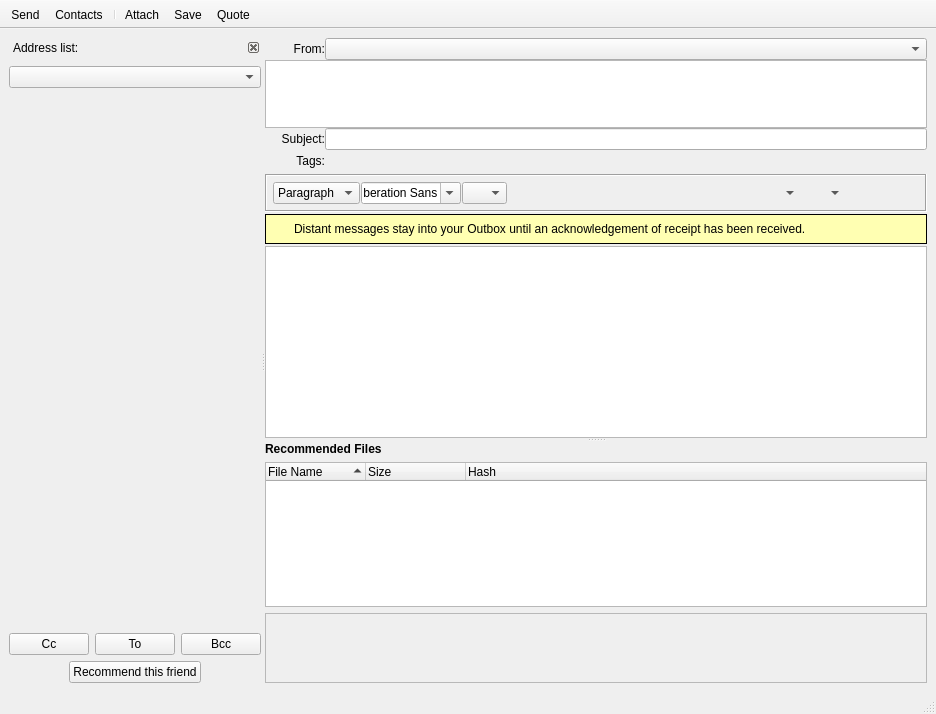
<?xml version="1.0" encoding="UTF-8"?>
<ui version="4.0">
 <class>MessageComposer</class>
 <widget class="QMainWindow" name="MessageComposer">
  <property name="geometry">
   <rect>
    <x>0</x>
    <y>0</y>
    <width>936</width>
    <height>714</height>
   </rect>
  </property>
  <property name="windowTitle">
   <string>Compose</string>
  </property>
  <property name="windowIcon">
   <iconset resource="../images.qrc">
    <normaloff>:/images/folder-draft.png</normaloff>:/images/folder-draft.png</iconset>
  </property>
  <widget class="QWidget" name="centralwidget">
   <layout class="QGridLayout" name="centralwidgetGLayout">
    <item row="0" column="0">
     <widget class="QSplitter" name="centralwidgetHSplitter">
      <property name="orientation">
       <enum>Qt::Horizontal</enum>
      </property>
      <widget class="QDockWidget" name="contactsdockWidget">
       <property name="sizePolicy">
        <sizepolicy hsizetype="Preferred" vsizetype="Preferred">
         <horstretch>0</horstretch>
         <verstretch>0</verstretch>
        </sizepolicy>
       </property>
       <property name="maximumSize">
        <size>
         <width>300</width>
         <height>524287</height>
        </size>
       </property>
       <property name="sizeIncrement">
        <size>
         <width>220</width>
         <height>0</height>
        </size>
       </property>
       <property name="baseSize">
        <size>
         <width>0</width>
         <height>0</height>
        </size>
       </property>
       <property name="floating">
        <bool>false</bool>
       </property>
       <property name="features">
        <set>QDockWidget::DockWidgetClosable</set>
       </property>
       <property name="windowTitle">
        <string>Address list:</string>
       </property>
       <widget class="QWidget" name="dockWidgetContents">
        <layout class="QVBoxLayout" name="dockWidgetContentsVLayout">
         <property name="leftMargin">
          <number>0</number>
         </property>
         <property name="rightMargin">
          <number>0</number>
         </property>
         <property name="bottomMargin">
          <number>0</number>
         </property>
         <item>
          <widget class="QComboBox" name="filterComboBox"/>
         </item>
         <item>
          <widget class="FriendSelectionWidget" name="friendSelectionWidget" native="true">
           <property name="sizePolicy">
            <sizepolicy hsizetype="Preferred" vsizetype="Expanding">
             <horstretch>0</horstretch>
             <verstretch>4</verstretch>
            </sizepolicy>
           </property>
           <property name="minimumSize">
            <size>
             <width>20</width>
             <height>0</height>
            </size>
           </property>
           <property name="maximumSize">
            <size>
             <width>300</width>
             <height>16777215</height>
            </size>
           </property>
           <property name="sizeIncrement">
            <size>
             <width>220</width>
             <height>0</height>
            </size>
           </property>
           <property name="baseSize">
            <size>
             <width>200</width>
             <height>0</height>
            </size>
           </property>
           <property name="contextMenuPolicy">
            <enum>Qt::CustomContextMenu</enum>
           </property>
          </widget>
         </item>
         <item>
          <layout class="QVBoxLayout" name="addButtonVLayout">
           <item>
            <layout class="QHBoxLayout" name="addButtonHLayout">
             <item>
              <widget class="QPushButton" name="addCcButton">
               <property name="sizePolicy">
                <sizepolicy hsizetype="Fixed" vsizetype="Fixed">
                 <horstretch>0</horstretch>
                 <verstretch>0</verstretch>
                </sizepolicy>
               </property>
               <property name="text">
                <string>Cc</string>
               </property>
              </widget>
             </item>
             <item>
              <widget class="QPushButton" name="addToButton">
               <property name="sizePolicy">
                <sizepolicy hsizetype="Fixed" vsizetype="Fixed">
                 <horstretch>0</horstretch>
                 <verstretch>0</verstretch>
                </sizepolicy>
               </property>
               <property name="text">
                <string>To</string>
               </property>
              </widget>
             </item>
             <item>
              <widget class="QPushButton" name="addBccButton">
               <property name="sizePolicy">
                <sizepolicy hsizetype="Fixed" vsizetype="Fixed">
                 <horstretch>0</horstretch>
                 <verstretch>0</verstretch>
                </sizepolicy>
               </property>
               <property name="text">
                <string>Bcc</string>
               </property>
              </widget>
             </item>
            </layout>
           </item>
           <item>
            <layout class="QHBoxLayout" name="recommendHLayout">
             <item>
              <widget class="QPushButton" name="addRecommendButton">
               <property name="sizePolicy">
                <sizepolicy hsizetype="Fixed" vsizetype="Fixed">
                 <horstretch>0</horstretch>
                 <verstretch>0</verstretch>
                </sizepolicy>
               </property>
               <property name="text">
                <string>Recommend this friend</string>
               </property>
              </widget>
             </item>
            </layout>
           </item>
          </layout>
         </item>
        </layout>
       </widget>
      </widget>
      <widget class="QSplitter" name="messageSplitter">
       <property name="orientation">
        <enum>Qt::Vertical</enum>
       </property>
       <widget class="QWidget" name="layoutWidget">
        <layout class="QGridLayout" name="messageGLayout">
         <property name="verticalSpacing">
          <number>2</number>
         </property>
         <item row="4" column="0">
          <widget class="QFrame" name="toolBarFrame">
           <property name="maximumSize">
            <size>
             <width>16777215</width>
             <height>38</height>
            </size>
           </property>
           <property name="frameShape">
            <enum>QFrame::Box</enum>
           </property>
           <property name="frameShadow">
            <enum>QFrame::Sunken</enum>
           </property>
           <layout class="QGridLayout" name="toolBarFrameGLayout">
            <property name="leftMargin">
             <number>6</number>
            </property>
            <property name="topMargin">
             <number>6</number>
            </property>
            <property name="rightMargin">
             <number>6</number>
            </property>
            <property name="bottomMargin">
             <number>6</number>
            </property>
            <item row="0" column="0">
             <layout class="QGridLayout" name="toolButtonGLayout">
              <property name="horizontalSpacing">
               <number>1</number>
              </property>
              <item row="0" column="0">
               <widget class="QComboBox" name="comboStyle">
                <property name="maximumSize">
                 <size>
                  <width>16777215</width>
                  <height>16777215</height>
                 </size>
                </property>
                <property name="focusPolicy">
                 <enum>Qt::ClickFocus</enum>
                </property>
                <item>
                 <property name="text">
                  <string>Paragraph</string>
                 </property>
                </item>
                <item>
                 <property name="text">
                  <string>Heading 1</string>
                 </property>
                </item>
                <item>
                 <property name="text">
                  <string>Heading 2</string>
                 </property>
                </item>
                <item>
                 <property name="text">
                  <string>Heading 2</string>
                 </property>
                </item>
                <item>
                 <property name="text">
                  <string>Heading 3</string>
                 </property>
                </item>
                <item>
                 <property name="text">
                  <string>Heading 4</string>
                 </property>
                </item>
                <item>
                 <property name="text">
                  <string>Heading 5</string>
                 </property>
                </item>
                <item>
                 <property name="text">
                  <string>Heading 6</string>
                 </property>
                </item>
               </widget>
              </item>
              <item row="0" column="1">
               <widget class="QFontComboBox" name="comboFont">
                <property name="maximumSize">
                 <size>
                  <width>100</width>
                  <height>16777215</height>
                 </size>
                </property>
                <property name="focusPolicy">
                 <enum>Qt::ClickFocus</enum>
                </property>
               </widget>
              </item>
              <item row="0" column="2">
               <widget class="QComboBox" name="comboSize">
                <property name="maximumSize">
                 <size>
                  <width>45</width>
                  <height>16777215</height>
                 </size>
                </property>
                <property name="focusPolicy">
                 <enum>Qt::ClickFocus</enum>
                </property>
                <property name="toolTip">
                 <string>Font size</string>
                </property>
                <property name="iconSize">
                 <size>
                  <width>22</width>
                  <height>22</height>
                 </size>
                </property>
               </widget>
              </item>
              <item row="0" column="5">
               <widget class="QToolButton" name="sizeincreaseButton">
                <property name="maximumSize">
                 <size>
                  <width>1677</width>
                  <height>1677</height>
                 </size>
                </property>
                <property name="focusPolicy">
                 <enum>Qt::NoFocus</enum>
                </property>
                <property name="toolTip">
                 <string>Increase font size</string>
                </property>
                <property name="text">
                 <string/>
                </property>
                <property name="icon">
                 <iconset resource="../images.qrc">
                  <normaloff>:/images/textedit/format_font_size_more.png</normaloff>:/images/textedit/format_font_size_more.png</iconset>
                </property>
                <property name="iconSize">
                 <size>
                  <width>24</width>
                  <height>24</height>
                 </size>
                </property>
                <property name="autoRaise">
                 <bool>true</bool>
                </property>
               </widget>
              </item>
              <item row="0" column="6">
               <widget class="QToolButton" name="sizedecreaseButton">
                <property name="maximumSize">
                 <size>
                  <width>167</width>
                  <height>167</height>
                 </size>
                </property>
                <property name="focusPolicy">
                 <enum>Qt::NoFocus</enum>
                </property>
                <property name="toolTip">
                 <string>Decrease font size</string>
                </property>
                <property name="text">
                 <string/>
                </property>
                <property name="icon">
                 <iconset resource="../images.qrc">
                  <normaloff>:/images/textedit/format_font_size_less.png</normaloff>:/images/textedit/format_font_size_less.png</iconset>
                </property>
                <property name="iconSize">
                 <size>
                  <width>24</width>
                  <height>24</height>
                 </size>
                </property>
                <property name="autoRaise">
                 <bool>true</bool>
                </property>
               </widget>
              </item>
              <item row="0" column="7">
               <widget class="QToolButton" name="boldbtn">
                <property name="minimumSize">
                 <size>
                  <width>0</width>
                  <height>0</height>
                 </size>
                </property>
                <property name="maximumSize">
                 <size>
                  <width>1677</width>
                  <height>1677</height>
                 </size>
                </property>
                <property name="focusPolicy">
                 <enum>Qt::NoFocus</enum>
                </property>
                <property name="toolTip">
                 <string>Bold</string>
                </property>
                <property name="text">
                 <string/>
                </property>
                <property name="icon">
                 <iconset resource="../images.qrc">
                  <normaloff>:/images/textedit/textbold.png</normaloff>:/images/textedit/textbold.png</iconset>
                </property>
                <property name="iconSize">
                 <size>
                  <width>24</width>
                  <height>24</height>
                 </size>
                </property>
                <property name="checkable">
                 <bool>true</bool>
                </property>
                <property name="autoRaise">
                 <bool>true</bool>
                </property>
               </widget>
              </item>
              <item row="0" column="9">
               <widget class="QToolButton" name="italicbtn">
                <property name="minimumSize">
                 <size>
                  <width>0</width>
                  <height>0</height>
                 </size>
                </property>
                <property name="maximumSize">
                 <size>
                  <width>167</width>
                  <height>167</height>
                 </size>
                </property>
                <property name="focusPolicy">
                 <enum>Qt::NoFocus</enum>
                </property>
                <property name="toolTip">
                 <string>Italic</string>
                </property>
                <property name="text">
                 <string/>
                </property>
                <property name="icon">
                 <iconset resource="../images.qrc">
                  <normaloff>:/images/textedit/textitalic.png</normaloff>:/images/textedit/textitalic.png</iconset>
                </property>
                <property name="iconSize">
                 <size>
                  <width>24</width>
                  <height>24</height>
                 </size>
                </property>
                <property name="checkable">
                 <bool>true</bool>
                </property>
                <property name="autoRaise">
                 <bool>true</bool>
                </property>
               </widget>
              </item>
              <item row="0" column="14">
               <widget class="QToolButton" name="imagebtn">
                <property name="minimumSize">
                 <size>
                  <width>0</width>
                  <height>0</height>
                 </size>
                </property>
                <property name="maximumSize">
                 <size>
                  <width>167</width>
                  <height>167</height>
                 </size>
                </property>
                <property name="focusPolicy">
                 <enum>Qt::NoFocus</enum>
                </property>
                <property name="toolTip">
                 <string>Add an Image</string>
                </property>
                <property name="text">
                 <string/>
                </property>
                <property name="icon">
                 <iconset resource="../images.qrc">
                  <normaloff>:/images/add_image24.png</normaloff>:/images/add_image24.png</iconset>
                </property>
                <property name="iconSize">
                 <size>
                  <width>24</width>
                  <height>24</height>
                 </size>
                </property>
                <property name="autoRaise">
                 <bool>true</bool>
                </property>
               </widget>
              </item>
              <item row="0" column="13">
               <widget class="QToolButton" name="textalignmentbtn">
                <property name="minimumSize">
                 <size>
                  <width>0</width>
                  <height>0</height>
                 </size>
                </property>
                <property name="maximumSize">
                 <size>
                  <width>167</width>
                  <height>167</height>
                 </size>
                </property>
                <property name="focusPolicy">
                 <enum>Qt::NoFocus</enum>
                </property>
                <property name="toolTip">
                 <string>Alignment</string>
                </property>
                <property name="text">
                 <string/>
                </property>
                <property name="iconSize">
                 <size>
                  <width>24</width>
                  <height>24</height>
                 </size>
                </property>
                <property name="popupMode">
                 <enum>QToolButton::MenuButtonPopup</enum>
                </property>
                <property name="autoRaise">
                 <bool>true</bool>
                </property>
               </widget>
              </item>
              <item row="0" column="10">
               <widget class="QToolButton" name="codeButton">
                <property name="focusPolicy">
                 <enum>Qt::NoFocus</enum>
                </property>
                <property name="toolTip">
                 <string>Sets text font to code style</string>
                </property>
                <property name="text">
                 <string/>
                </property>
                <property name="icon">
                 <iconset resource="../images.qrc">
                  <normaloff>:/images/textedit/hi22-action-format-text-code.png</normaloff>:/images/textedit/hi22-action-format-text-code.png</iconset>
                </property>
                <property name="iconSize">
                 <size>
                  <width>22</width>
                  <height>22</height>
                 </size>
                </property>
                <property name="autoRaise">
                 <bool>true</bool>
                </property>
               </widget>
              </item>
              <item row="0" column="17">
               <spacer>
                <property name="orientation">
                 <enum>Qt::Horizontal</enum>
                </property>
                <property name="sizeHint" stdset="0">
                 <size>
                  <width>20</width>
                  <height>24</height>
                 </size>
                </property>
               </spacer>
              </item>
              <item row="0" column="8">
               <widget class="QToolButton" name="underlinebtn">
                <property name="minimumSize">
                 <size>
                  <width>0</width>
                  <height>0</height>
                 </size>
                </property>
                <property name="maximumSize">
                 <size>
                  <width>167</width>
                  <height>167</height>
                 </size>
                </property>
                <property name="focusPolicy">
                 <enum>Qt::NoFocus</enum>
                </property>
                <property name="toolTip">
                 <string>Underline</string>
                </property>
                <property name="text">
                 <string/>
                </property>
                <property name="icon">
                 <iconset resource="../images.qrc">
                  <normaloff>:/images/textedit/textunder.png</normaloff>:/images/textedit/textunder.png</iconset>
                </property>
                <property name="iconSize">
                 <size>
                  <width>24</width>
                  <height>24</height>
                 </size>
                </property>
                <property name="checkable">
                 <bool>true</bool>
                </property>
                <property name="autoRaise">
                 <bool>true</bool>
                </property>
               </widget>
              </item>
              <item row="0" column="15">
               <widget class="QToolButton" name="emoticonButton">
                <property name="focusPolicy">
                 <enum>Qt::NoFocus</enum>
                </property>
                <property name="icon">
                 <iconset resource="../emojione.qrc">
                  <normaloff>:/emojione/1F603.png</normaloff>:/emojione/1F603.png</iconset>
                </property>
                <property name="iconSize">
                 <size>
                  <width>24</width>
                  <height>24</height>
                 </size>
                </property>
                <property name="autoRaise">
                 <bool>true</bool>
                </property>
               </widget>
              </item>
              <item row="0" column="3">
               <widget class="QToolButton" name="colorbtn">
                <property name="minimumSize">
                 <size>
                  <width>0</width>
                  <height>0</height>
                 </size>
                </property>
                <property name="maximumSize">
                 <size>
                  <width>167</width>
                  <height>167</height>
                 </size>
                </property>
                <property name="focusPolicy">
                 <enum>Qt::NoFocus</enum>
                </property>
                <property name="toolTip">
                 <string>Set Text color</string>
                </property>
                <property name="text">
                 <string/>
                </property>
                <property name="autoRaise">
                 <bool>true</bool>
                </property>
               </widget>
              </item>
              <item row="0" column="4">
               <widget class="QToolButton" name="color2btn">
                <property name="toolTip">
                 <string>Set Text background color</string>
                </property>
                <property name="text">
                 <string/>
                </property>
                <property name="autoRepeat">
                 <bool>false</bool>
                </property>
                <property name="autoRaise">
                 <bool>true</bool>
                </property>
               </widget>
              </item>
              <item row="0" column="11">
               <widget class="QToolButton" name="styleButton">
                <property name="text">
                 <string/>
                </property>
                <property name="icon">
                 <iconset resource="../images.qrc">
                  <normaloff>:/images/textedit/format-list-unordered.png</normaloff>:/images/textedit/format-list-unordered.png</iconset>
                </property>
                <property name="iconSize">
                 <size>
                  <width>22</width>
                  <height>22</height>
                 </size>
                </property>
                <property name="checkable">
                 <bool>false</bool>
                </property>
                <property name="popupMode">
                 <enum>QToolButton::MenuButtonPopup</enum>
                </property>
                <property name="autoRaise">
                 <bool>true</bool>
                </property>
               </widget>
              </item>
             </layout>
            </item>
           </layout>
          </widget>
         </item>
         <item row="6" column="0">
          <widget class="MimeTextEdit" name="msgText">
           <property name="sizePolicy">
            <sizepolicy hsizetype="Expanding" vsizetype="MinimumExpanding">
             <horstretch>4</horstretch>
             <verstretch>4</verstretch>
            </sizepolicy>
           </property>
           <property name="textInteractionFlags">
            <set>Qt::TextEditorInteraction</set>
           </property>
          </widget>
         </item>
         <item row="5" column="0">
          <widget class="QFrame" name="distantFrame">
           <property name="palette">
            <palette>
             <active>
              <colorrole role="Base">
               <brush brushstyle="SolidPattern">
                <color alpha="255">
                 <red>255</red>
                 <green>255</green>
                 <blue>255</blue>
                </color>
               </brush>
              </colorrole>
              <colorrole role="Window">
               <brush brushstyle="SolidPattern">
                <color alpha="255">
                 <red>255</red>
                 <green>255</green>
                 <blue>178</blue>
                </color>
               </brush>
              </colorrole>
             </active>
             <inactive>
              <colorrole role="Base">
               <brush brushstyle="SolidPattern">
                <color alpha="255">
                 <red>255</red>
                 <green>255</green>
                 <blue>255</blue>
                </color>
               </brush>
              </colorrole>
              <colorrole role="Window">
               <brush brushstyle="SolidPattern">
                <color alpha="255">
                 <red>255</red>
                 <green>255</green>
                 <blue>178</blue>
                </color>
               </brush>
              </colorrole>
             </inactive>
             <disabled>
              <colorrole role="Base">
               <brush brushstyle="SolidPattern">
                <color alpha="255">
                 <red>255</red>
                 <green>255</green>
                 <blue>178</blue>
                </color>
               </brush>
              </colorrole>
              <colorrole role="Window">
               <brush brushstyle="SolidPattern">
                <color alpha="255">
                 <red>255</red>
                 <green>255</green>
                 <blue>178</blue>
                </color>
               </brush>
              </colorrole>
             </disabled>
            </palette>
           </property>
           <property name="autoFillBackground">
            <bool>true</bool>
           </property>
           <property name="styleSheet">
            <string notr="true"/>
           </property>
           <property name="frameShape">
            <enum>QFrame::Box</enum>
           </property>
           <layout class="QHBoxLayout" name="distantFrameHLayout">
            <property name="leftMargin">
             <number>6</number>
            </property>
            <property name="topMargin">
             <number>6</number>
            </property>
            <property name="rightMargin">
             <number>6</number>
            </property>
            <property name="bottomMargin">
             <number>6</number>
            </property>
            <item>
             <widget class="QLabel" name="infoPixmap">
              <property name="maximumSize">
               <size>
                <width>16</width>
                <height>16</height>
               </size>
              </property>
              <property name="text">
               <string/>
              </property>
              <property name="pixmap">
               <pixmap resource="../images.qrc">:/images/info16.png</pixmap>
              </property>
              <property name="alignment">
               <set>Qt::AlignLeading|Qt::AlignLeft|Qt::AlignTop</set>
              </property>
             </widget>
            </item>
            <item>
             <widget class="QLabel" name="infoLabel">
              <property name="text">
               <string notr="true">Distant messages stay into your Outbox until an acknowledgement of receipt has been received.</string>
              </property>
             </widget>
            </item>
            <item>
             <widget class="QToolButton" name="closeInfoFrameButton">
              <property name="maximumSize">
               <size>
                <width>16</width>
                <height>16</height>
               </size>
              </property>
              <property name="focusPolicy">
               <enum>Qt::NoFocus</enum>
              </property>
              <property name="toolTip">
               <string>Close</string>
              </property>
              <property name="styleSheet">
               <string notr="true">QToolButton
{
 border-image: url(:/images/closenormal.png) 
}
                                
QToolButton:hover 
{
border-image: url(:/images/closehover.png) 
}
                                
QToolButton:pressed  {
border-image: url(:/images/closepressed.png) 
}</string>
              </property>
              <property name="autoRaise">
               <bool>true</bool>
              </property>
             </widget>
            </item>
           </layout>
          </widget>
         </item>
         <item row="2" column="0">
          <layout class="QGridLayout" name="messageTitleGLayout">
           <item row="3" column="1">
            <layout class="QHBoxLayout" name="tagHLayout">
             <item>
              <widget class="QPushButton" name="tagButton">
               <property name="sizePolicy">
                <sizepolicy hsizetype="Fixed" vsizetype="Fixed">
                 <horstretch>0</horstretch>
                 <verstretch>0</verstretch>
                </sizepolicy>
               </property>
               <property name="toolTip">
                <string>Tags</string>
               </property>
               <property name="icon">
                <iconset resource="../images.qrc">
                 <normaloff>:/images/tag24.png</normaloff>:/images/tag24.png</iconset>
               </property>
               <property name="flat">
                <bool>true</bool>
               </property>
              </widget>
             </item>
             <item>
              <layout class="QHBoxLayout" name="tagLayout"/>
             </item>
             <item>
              <spacer name="horizontalSpacer_2">
               <property name="orientation">
                <enum>Qt::Horizontal</enum>
               </property>
               <property name="sizeHint" stdset="0">
                <size>
                 <width>40</width>
                 <height>20</height>
                </size>
               </property>
              </spacer>
             </item>
            </layout>
           </item>
           <item row="2" column="0">
            <widget class="QLabel" name="label_5">
             <property name="minimumSize">
              <size>
               <width>60</width>
               <height>0</height>
              </size>
             </property>
             <property name="sizeIncrement">
              <size>
               <width>0</width>
               <height>0</height>
              </size>
             </property>
             <property name="baseSize">
              <size>
               <width>60</width>
               <height>0</height>
              </size>
             </property>
             <property name="text">
              <string>Subject:</string>
             </property>
             <property name="alignment">
              <set>Qt::AlignRight|Qt::AlignTrailing|Qt::AlignVCenter</set>
             </property>
            </widget>
           </item>
           <item row="2" column="1">
            <widget class="QLineEdit" name="titleEdit">
             <property name="sizePolicy">
              <sizepolicy hsizetype="Expanding" vsizetype="Fixed">
               <horstretch>0</horstretch>
               <verstretch>0</verstretch>
              </sizepolicy>
             </property>
            </widget>
           </item>
           <item row="3" column="0">
            <widget class="QLabel" name="label_2">
             <property name="minimumSize">
              <size>
               <width>60</width>
               <height>0</height>
              </size>
             </property>
             <property name="baseSize">
              <size>
               <width>60</width>
               <height>0</height>
              </size>
             </property>
             <property name="text">
              <string>Tags:</string>
             </property>
             <property name="alignment">
              <set>Qt::AlignRight|Qt::AlignTrailing|Qt::AlignVCenter</set>
             </property>
            </widget>
           </item>
           <item row="0" column="1">
            <widget class="GxsIdChooser" name="respond_to_CB">
             <property name="sizePolicy">
              <sizepolicy hsizetype="Expanding" vsizetype="Fixed">
               <horstretch>0</horstretch>
               <verstretch>0</verstretch>
              </sizepolicy>
             </property>
            </widget>
           </item>
           <item row="0" column="0">
            <widget class="QLabel" name="fromLabel">
             <property name="minimumSize">
              <size>
               <width>60</width>
               <height>0</height>
              </size>
             </property>
             <property name="text">
              <string>From:</string>
             </property>
             <property name="alignment">
              <set>Qt::AlignRight|Qt::AlignTrailing|Qt::AlignVCenter</set>
             </property>
            </widget>
           </item>
           <item row="1" column="0" colspan="2">
            <widget class="QTableWidget" name="recipientWidget">
             <property name="sizePolicy">
              <sizepolicy hsizetype="Expanding" vsizetype="Fixed">
               <horstretch>0</horstretch>
               <verstretch>0</verstretch>
              </sizepolicy>
             </property>
             <property name="minimumSize">
              <size>
               <width>0</width>
               <height>68</height>
              </size>
             </property>
             <property name="maximumSize">
              <size>
               <width>16777215</width>
               <height>68</height>
              </size>
             </property>
             <property name="tabKeyNavigation">
              <bool>false</bool>
             </property>
             <property name="selectionMode">
              <enum>QAbstractItemView::SingleSelection</enum>
             </property>
             <attribute name="horizontalHeaderVisible">
              <bool>false</bool>
             </attribute>
             <attribute name="verticalHeaderVisible">
              <bool>false</bool>
             </attribute>
             <attribute name="verticalHeaderDefaultSectionSize">
              <number>22</number>
             </attribute>
            </widget>
           </item>
          </layout>
         </item>
        </layout>
       </widget>
       <widget class="QWidget" name="layoutWidget_1">
        <layout class="QGridLayout" name="layoutrecommended">
         <property name="leftMargin">
          <number>0</number>
         </property>
         <property name="topMargin">
          <number>0</number>
         </property>
         <property name="rightMargin">
          <number>0</number>
         </property>
         <property name="bottomMargin">
          <number>0</number>
         </property>
         <property name="spacing">
          <number>6</number>
         </property>
         <item row="0" column="0">
          <widget class="QLabel" name="label_13">
           <property name="sizePolicy">
            <sizepolicy hsizetype="Fixed" vsizetype="Fixed">
             <horstretch>0</horstretch>
             <verstretch>0</verstretch>
            </sizepolicy>
           </property>
           <property name="font">
            <font>
             <weight>75</weight>
             <bold>true</bold>
            </font>
           </property>
           <property name="text">
            <string>Recommended Files</string>
           </property>
          </widget>
         </item>
         <item row="1" column="0">
          <widget class="QTreeWidget" name="msgFileList">
           <property name="sizePolicy">
            <sizepolicy hsizetype="Expanding" vsizetype="Expanding">
             <horstretch>0</horstretch>
             <verstretch>0</verstretch>
            </sizepolicy>
           </property>
           <property name="contextMenuPolicy">
            <enum>Qt::CustomContextMenu</enum>
           </property>
           <property name="sortingEnabled">
            <bool>true</bool>
           </property>
           <column>
            <property name="text">
             <string>File Name</string>
            </property>
           </column>
           <column>
            <property name="text">
             <string>Size</string>
            </property>
           </column>
           <column>
            <property name="text">
             <string>Hash</string>
            </property>
           </column>
          </widget>
         </item>
         <item row="2" column="0">
          <widget class="HashBox" name="hashBox">
           <property name="widgetResizable">
            <bool>true</bool>
           </property>
          </widget>
         </item>
        </layout>
       </widget>
      </widget>
     </widget>
    </item>
   </layout>
  </widget>
  <widget class="QMenuBar" name="menubar">
   <property name="geometry">
    <rect>
     <x>0</x>
     <y>0</y>
     <width>936</width>
     <height>19</height>
    </rect>
   </property>
  </widget>
  <widget class="QStatusBar" name="statusbar"/>
  <widget class="QToolBar" name="toolBar">
   <property name="contextMenuPolicy">
    <enum>Qt::NoContextMenu</enum>
   </property>
   <property name="movable">
    <bool>false</bool>
   </property>
   <property name="orientation">
    <enum>Qt::Horizontal</enum>
   </property>
   <property name="toolButtonStyle">
    <enum>Qt::ToolButtonTextUnderIcon</enum>
   </property>
   <attribute name="toolBarArea">
    <enum>TopToolBarArea</enum>
   </attribute>
   <attribute name="toolBarBreak">
    <bool>false</bool>
   </attribute>
   <addaction name="actionSend"/>
   <addaction name="actionContactsView"/>
   <addaction name="separator"/>
   <addaction name="actionAttach"/>
   <addaction name="actionSaveas"/>
   <addaction name="actionQuote"/>
  </widget>
  <action name="actionSend">
   <property name="icon">
    <iconset resource="../images.qrc">
     <normaloff>:/images/send24.png</normaloff>:/images/send24.png</iconset>
   </property>
   <property name="text">
    <string>Send</string>
   </property>
   <property name="toolTip">
    <string>Send this message now</string>
   </property>
  </action>
  <action name="actionReply">
   <property name="icon">
    <iconset resource="../images.qrc">
     <normaloff>:/images/replymail24.png</normaloff>:/images/replymail24.png</iconset>
   </property>
   <property name="text">
    <string>Reply</string>
   </property>
  </action>
  <action name="actionContactsView">
   <property name="icon">
    <iconset resource="../images.qrc">
     <normaloff>:/images/contacts24.png</normaloff>:/images/contacts24.png</iconset>
   </property>
   <property name="text">
    <string>Contacts</string>
   </property>
   <property name="toolTip">
    <string>Toggle Contacts View</string>
   </property>
  </action>
  <action name="actionSaveas">
   <property name="icon">
    <iconset resource="../images.qrc">
     <normaloff>:/images/save24.png</normaloff>:/images/save24.png</iconset>
   </property>
   <property name="text">
    <string>Save</string>
   </property>
   <property name="toolTip">
    <string>Save this message</string>
   </property>
  </action>
  <action name="actionAttach">
   <property name="icon">
    <iconset resource="../images.qrc">
     <normaloff>:/images/attach.png</normaloff>:/images/attach.png</iconset>
   </property>
   <property name="text">
    <string>Attach</string>
   </property>
   <property name="toolTip">
    <string>Attach File</string>
   </property>
  </action>
  <action name="actionQuote">
   <property name="checkable">
    <bool>true</bool>
   </property>
   <property name="icon">
    <iconset resource="../images.qrc">
     <normaloff>:/images/quote_24.png</normaloff>:/images/quote_24.png</iconset>
   </property>
   <property name="text">
    <string>Quote</string>
   </property>
   <property name="toolTip">
    <string>Add Blockquote</string>
   </property>
  </action>
 </widget>
 <customwidgets>
  <customwidget>
   <class>HashBox</class>
   <extends>QScrollArea</extends>
   <header location="global">gui/common/HashBox.h</header>
   <container>1</container>
  </customwidget>
  <customwidget>
   <class>MimeTextEdit</class>
   <extends>QTextEdit</extends>
   <header location="global">gui/common/MimeTextEdit.h</header>
  </customwidget>
  <customwidget>
   <class>GxsIdChooser</class>
   <extends>QComboBox</extends>
   <header>gui/gxs/GxsIdChooser.h</header>
  </customwidget>
  <customwidget>
   <class>FriendSelectionWidget</class>
   <extends>QWidget</extends>
   <header>gui/common/FriendSelectionWidget.h</header>
   <container>1</container>
  </customwidget>
 </customwidgets>
 <tabstops>
  <tabstop>titleEdit</tabstop>
  <tabstop>msgText</tabstop>
  <tabstop>msgFileList</tabstop>
  <tabstop>addBccButton</tabstop>
  <tabstop>addRecommendButton</tabstop>
  <tabstop>comboSize</tabstop>
  <tabstop>comboStyle</tabstop>
  <tabstop>comboFont</tabstop>
  <tabstop>hashBox</tabstop>
 </tabstops>
 <resources>
  <include location="../emojione.qrc"/>
  <include location="../images.qrc"/>
 </resources>
 <connections/>
</ui>
